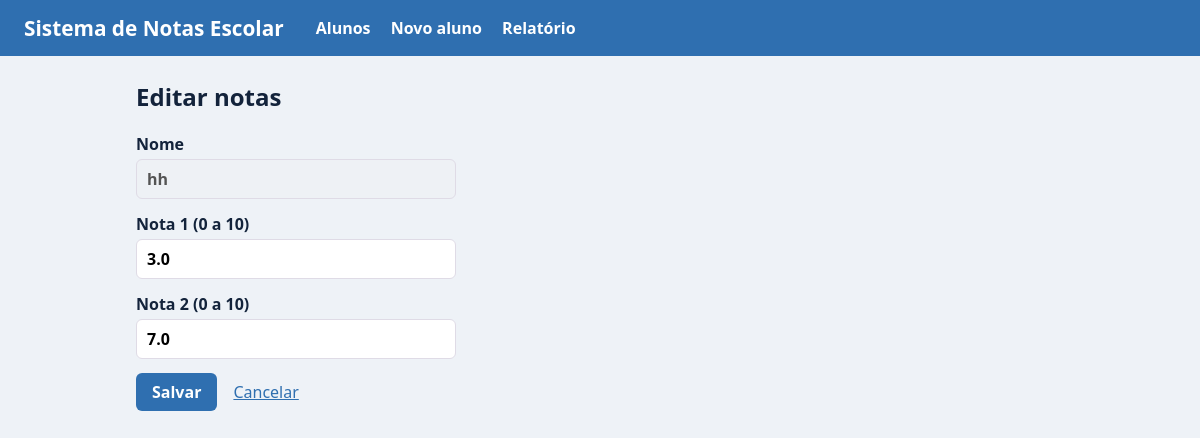
The page /editar/10 on the database as committed earlier.
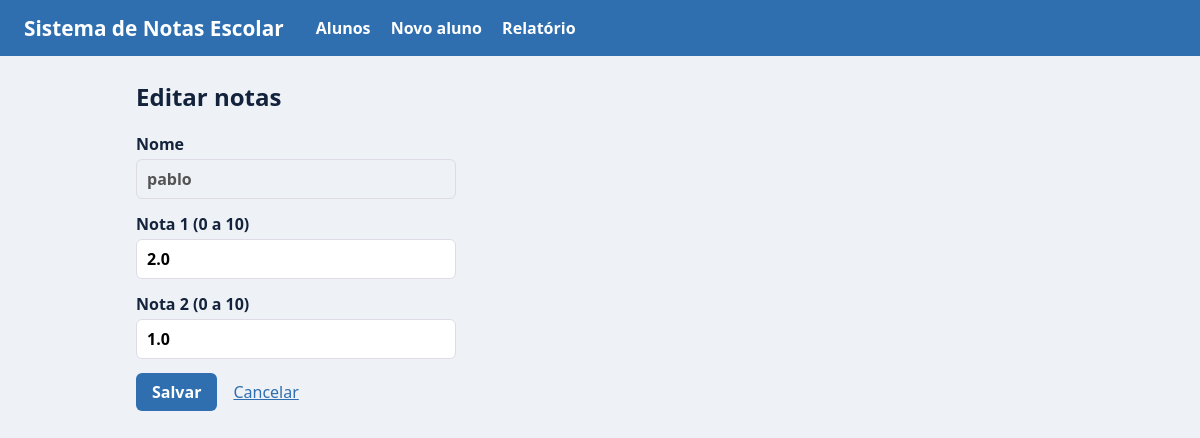
The same page on the database as committed later.
### tables this page shows
CREATE TABLE alunos(
        id INTEGER PRIMARY KEY AUTOINCREMENT,
        nome TEXT NOT NULL,
        nota1 REAL NOT NULL,
        nota2 REAL NOT NULL
      );

### app.py (the view, shortened to what this page needs)
@app.route("/editar/<int:id_aluno>", methods=["GET", "POST"])
def editar(id_aluno):
    aluno = banco.buscar_por_id(id_aluno)
    if aluno is None:
        flash("Aluno não encontrado.", "erro")
        return redirect(url_for("inicio"))
    dados = {"nome": aluno[1], "nota1": aluno[2], "nota2": aluno[3]}
    return render_template("form.html", titulo="Editar notas",
                           aluno=dados, editando=True)

### banco.py (called while the page is built)
def conectar():
    return sqlite3.connect(CAMINHO_BANCO)

def buscar_por_id(id_aluno):
    connect = conectar()
    aluno = connect.execute(
        'SELECT id, nome, nota1, nota2 FROM alunos WHERE id = ?',(id_aluno,)
    ).fetchone()
    connect.close()
    return aluno

### templates/form.html
{% extends "base.html" %}
{% block conteudo %}
<h2>{{ titulo }}</h2>
<form method="post" class="formulario">
    <label>
        Nome
        {% if editando %}
            <input type="text" value="{{ aluno.nome }}" disabled>
        {% else %}
            <input type="text" name="nome" value="{{ aluno.nome if aluno else '' }}" required autofocus>
        {% endif %}
    </label>
    <label>
        Nota 1 (0 a 10)
        <input type="text" name="nota1" inputmode="decimal" value="{{ aluno.nota1 if aluno else '' }}" required>
    </label>
    <label>
        Nota 2 (0 a 10)
        <input type="text" name="nota2" inputmode="decimal" value="{{ aluno.nota2 if aluno else '' }}" required>
    </label>
    <div>
        <button type="submit">Salvar</button>
        <a href="{{ url_for('inicio') }}">Cancelar</a>
    </div>
</form>
{% endblock %}

Rows that differ between the two databases and show on the page:
changed alunos: nome "hh" → "pablo"; nota1 "3.0" → "2.0"; nota2 "7.0" → "1.0"
